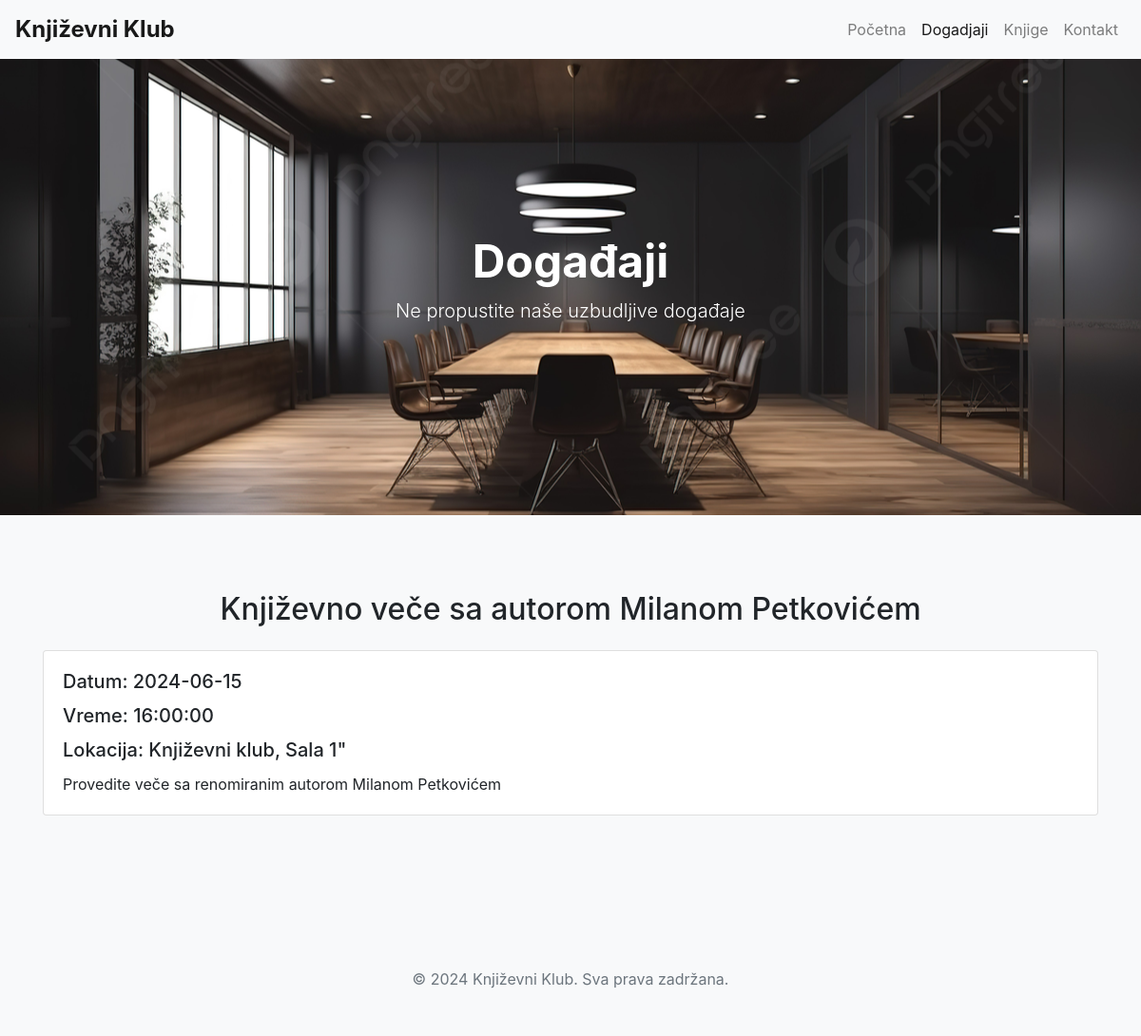
Page /Dogadjaj-stranica.php?id=1 on the committed database.
### tables this page shows
CREATE TABLE dogadjaj (
    ID INT AUTO_INCREMENT PRIMARY KEY,
    NazivDogadjaja VARCHAR(255) NOT NULL,
    Datum DATE NOT NULL,
    Lokacija VARCHAR(255) NOT NULL,
    Vreme TIME NOT NULL,
    Opis TEXT NOT NULL
);

### DogadjajiBaza.php (called while the page is built, shortened)
<?php
require_once("PovezivanjeSaBazom.php");
function dajMiDogadja ($id){
    global $baza;
    $query = mysqli_query($baza, "SELECT * FROM `dogadjaj` WHERE ID=$id");
    return mysqli_fetch_assoc($query);
}
?>

### Dogadjaj-stranica.php (the view, shortened to what this page needs)
<!DOCTYPE html>
<html lang="en">
<head>
    <link href="https://maxcdn.bootstrapcdn.com/bootstrap/4.5.2/css/bootstrap.min.css" rel="stylesheet">
    <link href="Dogadjaji-stranica.css" rel="stylesheet">
</head>
<body>
    <?php require_once("DogadjajiBaza.php")?>
    <nav class="navbar navbar-expand-lg navbar-light bg-light">
        <a class="navbar-brand" href="#">Književni Klub</a>
        <div class="collapse navbar-collapse" id="navbarNav">
            <ul class="navbar-nav ml-auto">
                <li class="nav-item">
                    <a class="nav-link" href="index.php">Početna</a>
                </li>
                <li class="nav-item active">
                    <a class="nav-link" href="#">Dogadjaji</a>
                </li>
                <li class="nav-item">
                    <a class="nav-link" href="Knjige.php">Knjige</a>
                </li>
                <li class="nav-item">
                    <a class="nav-link" href="Kontakti.php">Kontakt</a>
                </li>
            </ul>
        </div>
    </nav>
    <header class="header">
        <div class="overlay"></div>
        <div class="container h-100">
            <div class="row h-100 align-items-center">
                <div class="col-12 text-center">
                    <h1 class="display-4 text-white">Događaji</h1>
                    <p class="lead text-white">Ne propustite naše uzbudljive događaje</p>
                </div>
            </div>
        </div>
    </header>
    <?php
        $id = $_GET["id"];
        $dogadjaj= dajMiDogadja($id);
        if (is_null($dogadjaj)) {
    ?>
     Ne postojifa
     <?php
        } else {
     ?>
    <div class="container mt-5">
        <h2 class="text-center mb-4"><?php echo $dogadjaj["NazivDogadjaja"]?></h2>
        <div class="card">
            <div class="card-body">
                <h5 class="card-title">Datum: <?php echo $dogadjaj["Datum"];   ?></h5>
                <h5 class="card-title">Vreme: <?php echo $dogadjaj["Vreme"]?></h5>
                <h5 class="card-title">Lokacija: <?php echo $dogadjaj["Lokacija"]?>"</h5>
                <p class="card-text"><?php echo $dogadjaj["Opis"]?></p>
            </div>
        </div>
    </div>
    <?php } ?>
    <footer class="footer mt-5 py-3 bg-light">
        <div class="container text-center">
            <span class="text-muted">© 2024 Književni Klub. Sva prava zadržana.</span>
        </div>
    </footer>
</body>
</html>

### Dogadjaji-stranica.css (style rules this page uses)
body { background-color: #f8f9fa; }
.navbar-brand { font-size: 1.5rem; font-weight: bold; }
.header { position: relative; height: 60vh; background: url("DogadjajiStranica.jpg") no-repeat center center/cover; }
.header .overlay { position: absolute; top: 0; left: 0; width: 100%; height: 100%; }
.header h1 { font-size: 3rem; font-weight: bold; }
.header p { font-size: 1.25rem; }
.container { padding-top: 2rem; padding-bottom: 2rem; }
.card { margin-bottom: 2rem; }
.footer { background-color: #f8f9fa; padding: 1rem 0; }

### rows in the picture
dogadjaj: NazivDogadjaja "Književno veče sa autorom Milanom Petkovićem", Datum "2024-06-15", Vreme "16:00:00", Lokacija "Književni klub, Sala 1", Opis "Provedite veče sa renomiranim autorom Milanom Petkovićem"
